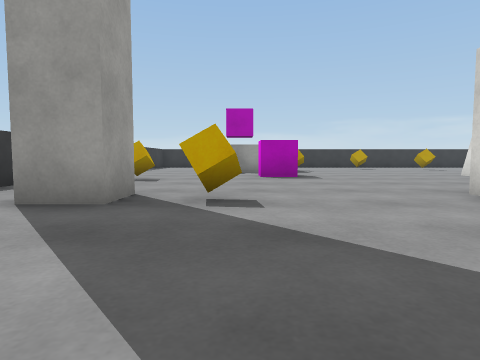
View 1 (above)

21 first-person views from a walk through a scene from a Unity 3-D project. The camera is 0.51 m above the floor, tilts 4° down and sees 75° across. The floor is counted in squares, 1 m on a side. Each view is taken from the middle of a square. On the plan, view 1 faces up. The plan holds only what a view shows up to about 9 squares ahead; the rest is blank. The player character is not drawn. Surface patterns are stand-ins for the level's own textures.

View 2
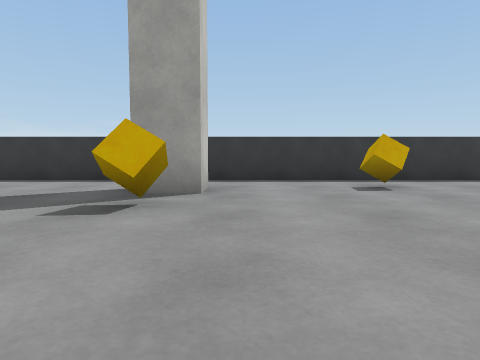

View 3
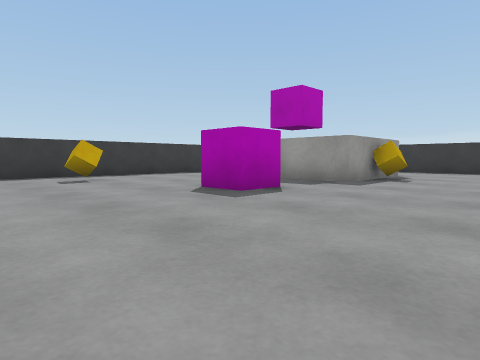

View 4
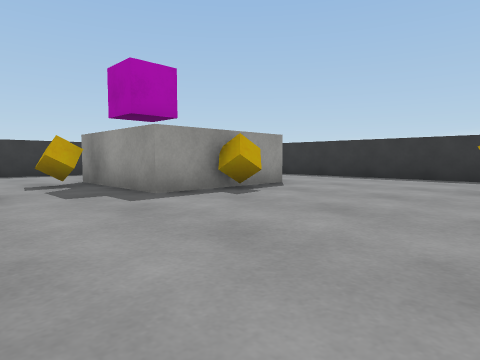

View 5
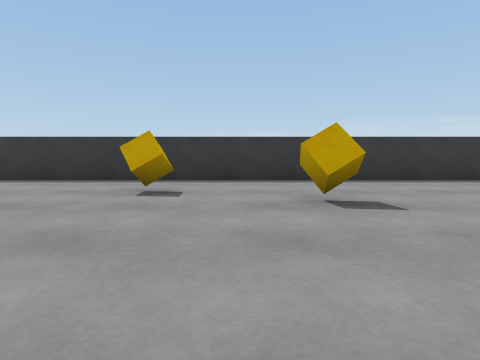

View 6
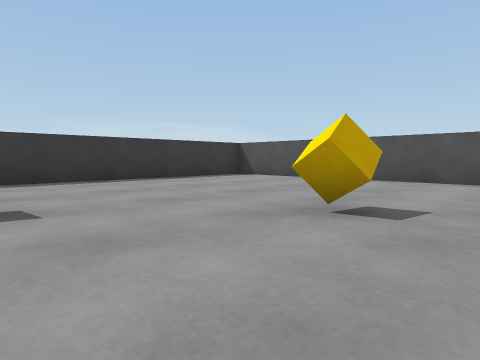

View 7
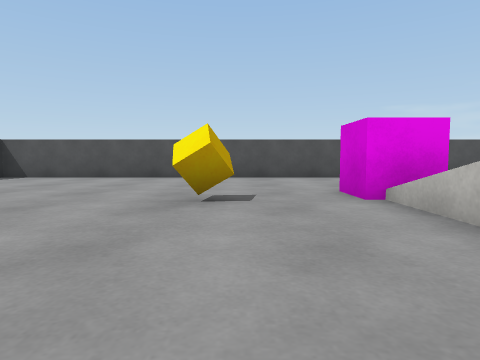

View 8
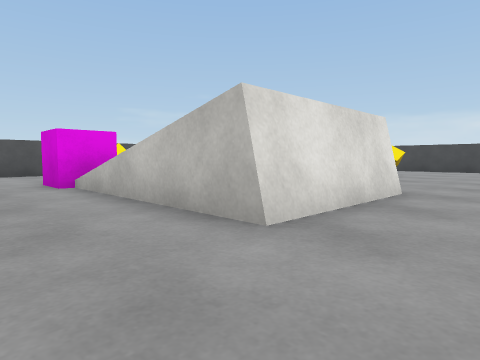

View 9
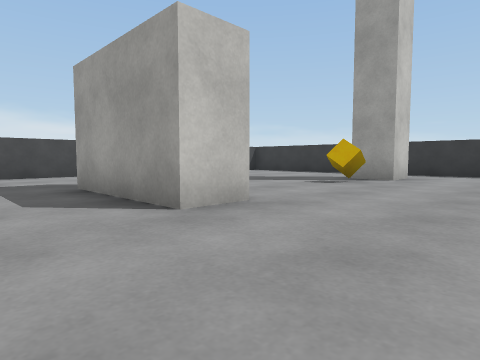

View 10
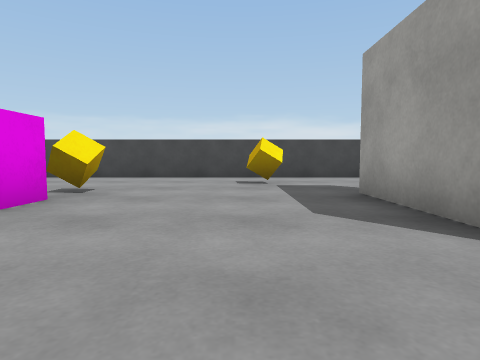

View 11
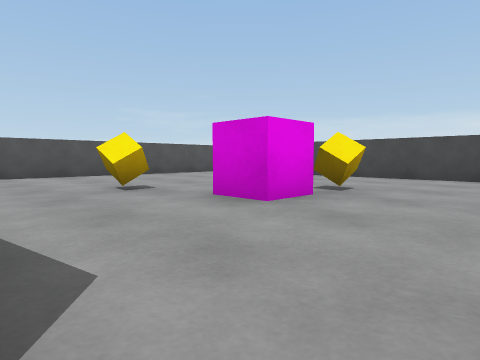

View 12
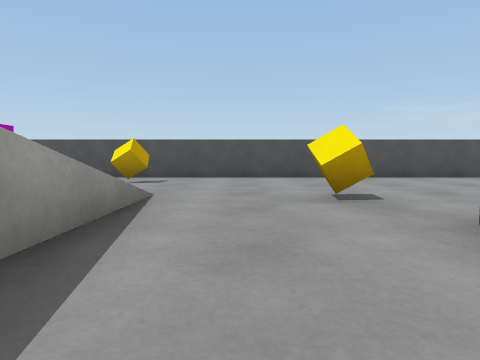

View 13
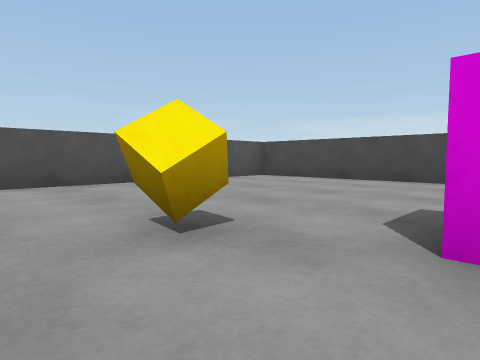

View 14
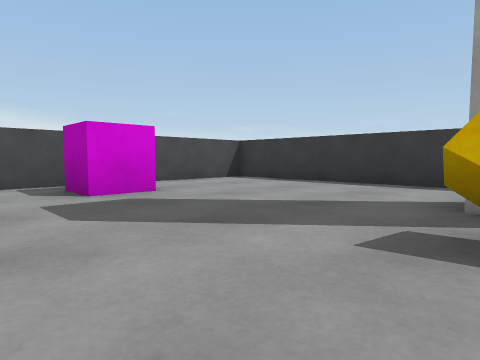

View 15
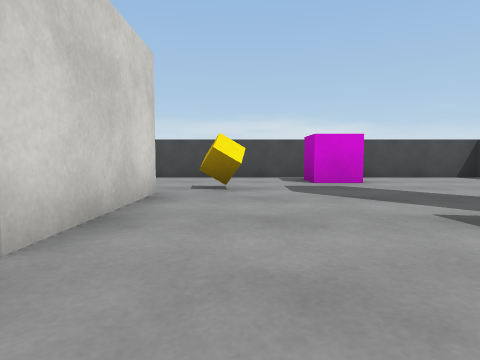

View 16
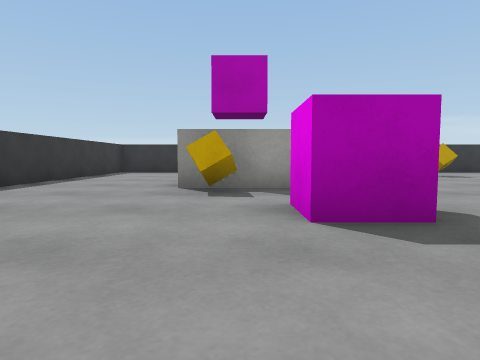

View 17
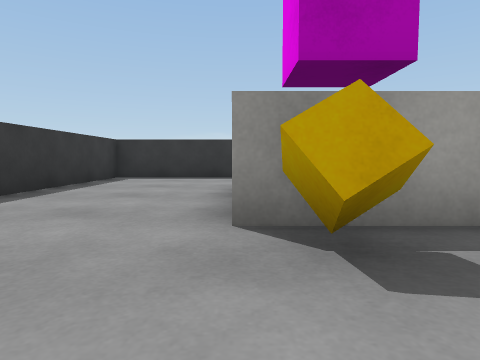

View 18
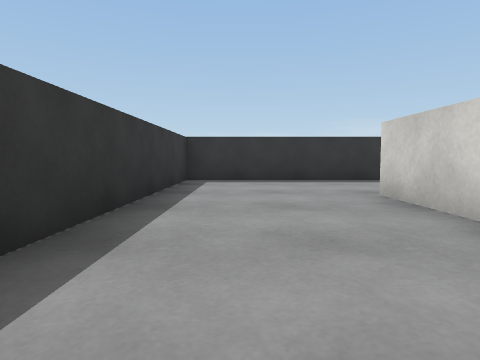

View 19
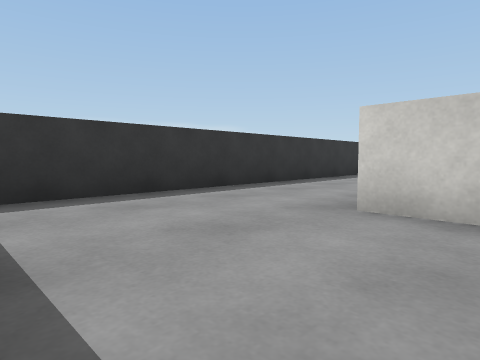

View 20
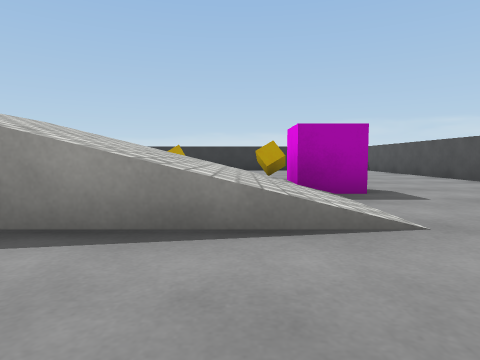

View 21
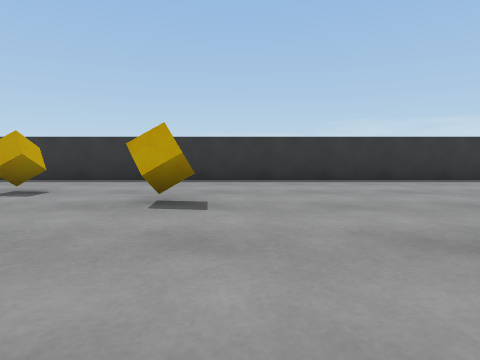

### Floor plan
Key: @ floor where view 1 was taken; # wall or solid block; . floor; / step, stairs or slope; O other object.
Columns run from 5 left of view 1 to 15 right of it. Each row starts with its distance up from view 1.
 18 #####################
 17 #...................#
 16 #...................#
 15 #..........O........#
 14 #...#  #.....O......#
 13 #...#  #............#
 12 #...####............#
 11 #....O..........O...#
 10 #...................#
  9 #.....O.....////OO..#
  8 #.........../////...#
  7 #..O......../////.O.#
  6 #...........#////...#
  5 #...................#
  4 #..#.O..##......O...#
  3 #.......##....O.....#
  2 #.......##....O.....#
  1 #......O............#
  0 #....@.....O........#
 -1 #....O..............#
 -2 #####################

Positions as (right, up) in squares from view 1, and headings:
1: (0, 0), facing up
2: (3, 5), facing left
3: (5, 5), facing up-left
4: (6, 9), facing up-left
5: (7, 10), facing up
6: (8, 10), facing up-right
7: (7, 11), facing right
8: (5, 11), facing down-right
9: (6, 7), facing down-left
10: (6, 6), facing down
11: (6, 6), facing down-right
12: (7, 5), facing right
13: (9, 5), facing down-right
14: (2, 4), facing down-left
15: (2, 6), facing down
16: (0, 6), facing up
17: (-1, 9), facing up
18: (-3, 10), facing up
19: (-4, 13), facing up-right
20: (10, 4), facing up
21: (9, 10), facing up
